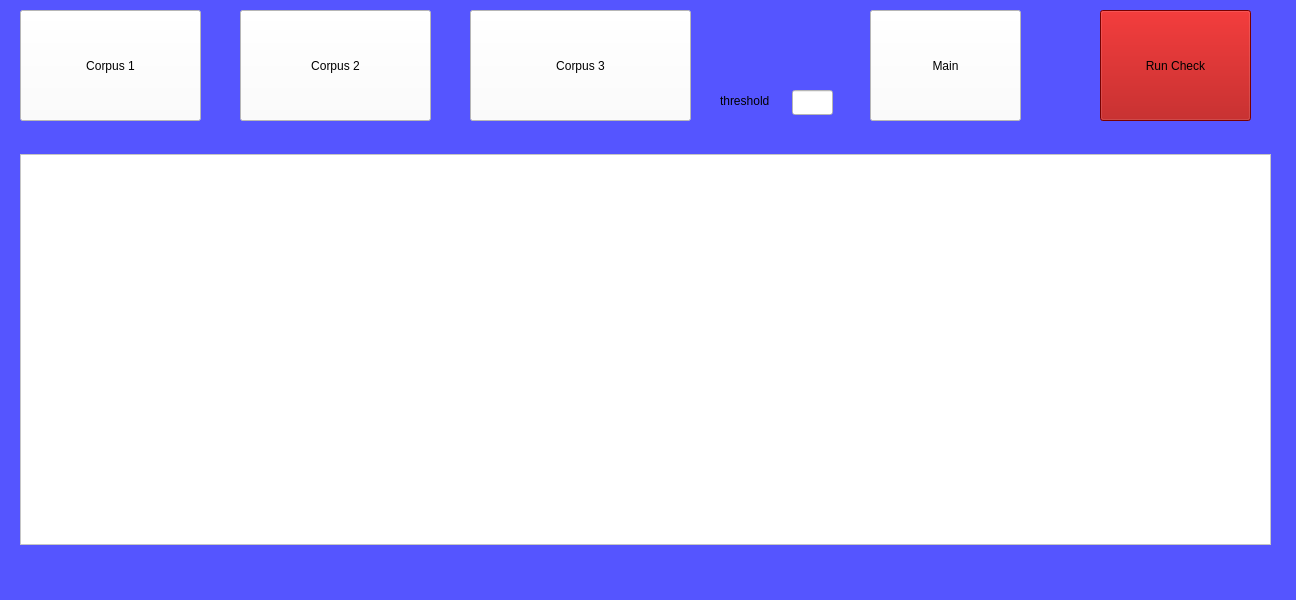
<?xml version="1.0" encoding="UTF-8"?>
<ui version="4.0">
 <class>MainWindow</class>
 <widget class="QMainWindow" name="MainWindow">
  <property name="geometry">
   <rect>
    <x>0</x>
    <y>0</y>
    <width>1296</width>
    <height>600</height>
   </rect>
  </property>
  <property name="windowTitle">
   <string>MainWindow</string>
  </property>
  <property name="styleSheet">
   <string notr="true">background-color: rgb(85, 85, 255);</string>
  </property>
  <widget class="QWidget" name="centralwidget">
   <widget class="QPushButton" name="pushButton">
    <property name="geometry">
     <rect>
      <x>20</x>
      <y>10</y>
      <width>181</width>
      <height>111</height>
     </rect>
    </property>
    <property name="styleSheet">
     <string notr="true">background-color: rgb(255, 255, 255);
font: 14pt &quot;Segoe UI&quot;;</string>
    </property>
    <property name="text">
     <string>Corpus 1</string>
    </property>
   </widget>
   <widget class="QPushButton" name="pushButton_2">
    <property name="geometry">
     <rect>
      <x>240</x>
      <y>10</y>
      <width>191</width>
      <height>111</height>
     </rect>
    </property>
    <property name="styleSheet">
     <string notr="true">background-color: rgb(255, 255, 255);
font: 14pt &quot;Segoe UI&quot;;</string>
    </property>
    <property name="text">
     <string>Corpus 2</string>
    </property>
   </widget>
   <widget class="QPushButton" name="pushButton_3">
    <property name="geometry">
     <rect>
      <x>470</x>
      <y>10</y>
      <width>221</width>
      <height>111</height>
     </rect>
    </property>
    <property name="styleSheet">
     <string notr="true">background-color: rgb(255, 255, 255);
font: 14pt &quot;Segoe UI&quot;;</string>
    </property>
    <property name="text">
     <string>Corpus 3</string>
    </property>
   </widget>
   <widget class="QPushButton" name="pushButton_4">
    <property name="geometry">
     <rect>
      <x>870</x>
      <y>10</y>
      <width>151</width>
      <height>111</height>
     </rect>
    </property>
    <property name="styleSheet">
     <string notr="true">background-color: rgb(255, 255, 255);
font: 14pt &quot;Segoe UI&quot;;</string>
    </property>
    <property name="text">
     <string>Main</string>
    </property>
   </widget>
   <widget class="QTextEdit" name="textEdit">
    <property name="geometry">
     <rect>
      <x>20</x>
      <y>154</y>
      <width>1251</width>
      <height>391</height>
     </rect>
    </property>
    <property name="styleSheet">
     <string notr="true">background-color: rgb(255, 255, 255);</string>
    </property>
   </widget>
   <widget class="QLineEdit" name="lineEdit">
    <property name="geometry">
     <rect>
      <x>792</x>
      <y>90</y>
      <width>41</width>
      <height>25</height>
     </rect>
    </property>
    <property name="styleSheet">
     <string notr="true">background-color: rgb(255, 255, 255);</string>
    </property>
   </widget>
   <widget class="QLabel" name="label">
    <property name="geometry">
     <rect>
      <x>720</x>
      <y>90</y>
      <width>61</width>
      <height>21</height>
     </rect>
    </property>
    <property name="text">
     <string>threshold</string>
    </property>
   </widget>
   <widget class="QPushButton" name="pushButton_5">
    <property name="geometry">
     <rect>
      <x>1100</x>
      <y>10</y>
      <width>151</width>
      <height>111</height>
     </rect>
    </property>
    <property name="styleSheet">
     <string notr="true">background-color: rgb(0, 0, 0);
font: 14pt &quot;Segoe UI&quot;;
background-color: rgb(170, 0, 0);</string>
    </property>
    <property name="text">
     <string>Run Check</string>
    </property>
   </widget>
  </widget>
  <widget class="QMenuBar" name="menubar">
   <property name="geometry">
    <rect>
     <x>0</x>
     <y>0</y>
     <width>1296</width>
     <height>26</height>
    </rect>
   </property>
  </widget>
  <widget class="QStatusBar" name="statusbar"/>
 </widget>
 <resources/>
 <connections/>
</ui>
